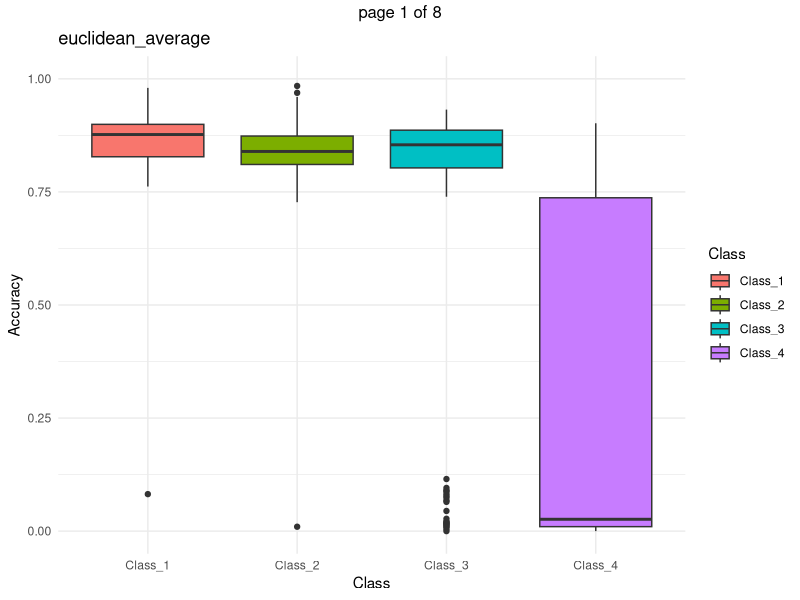
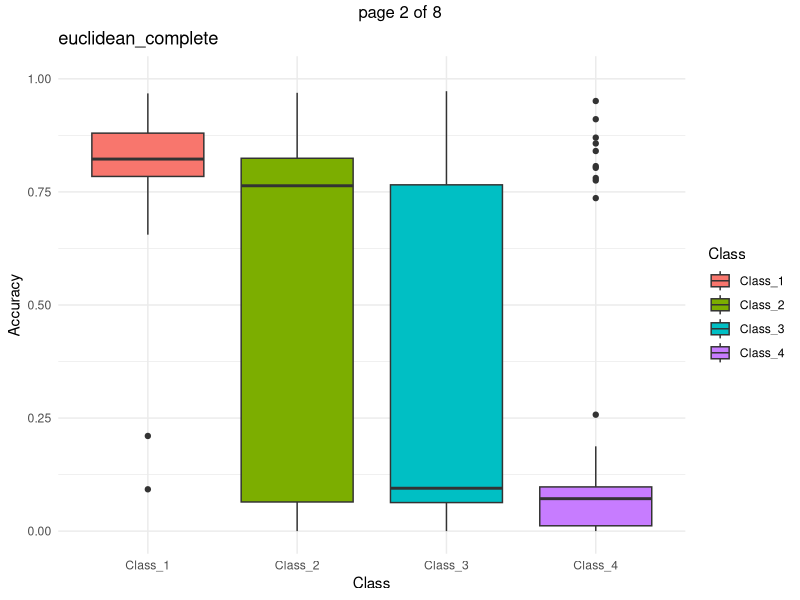
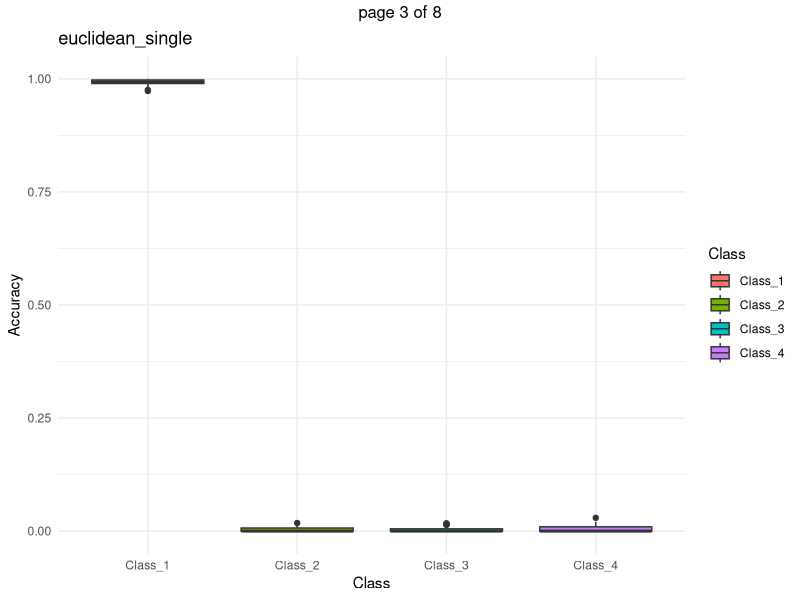
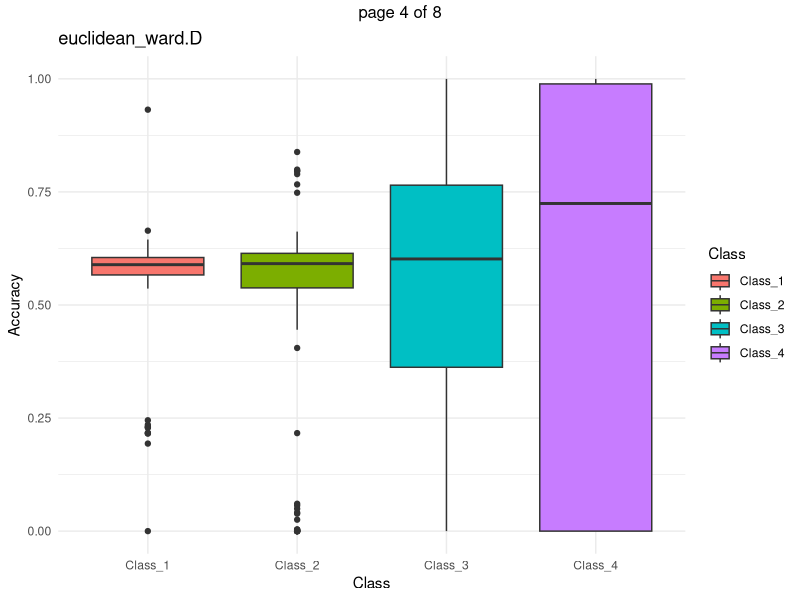
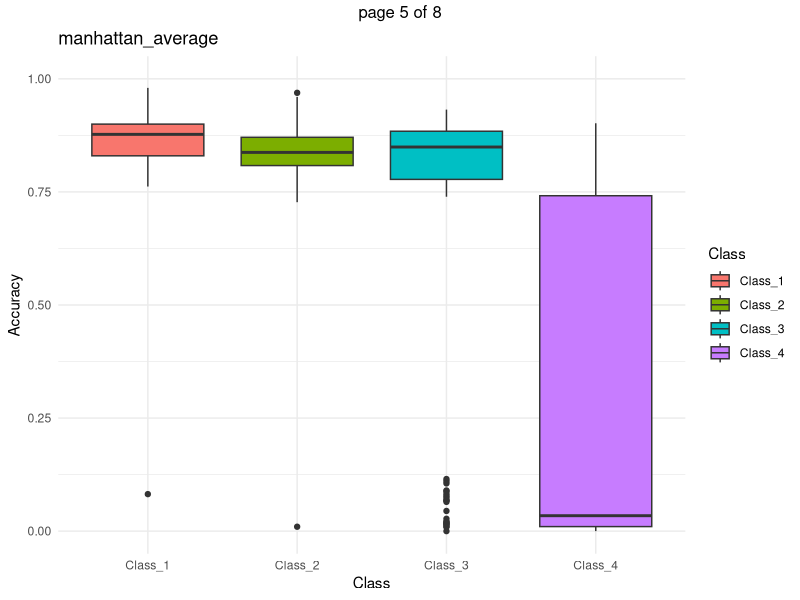
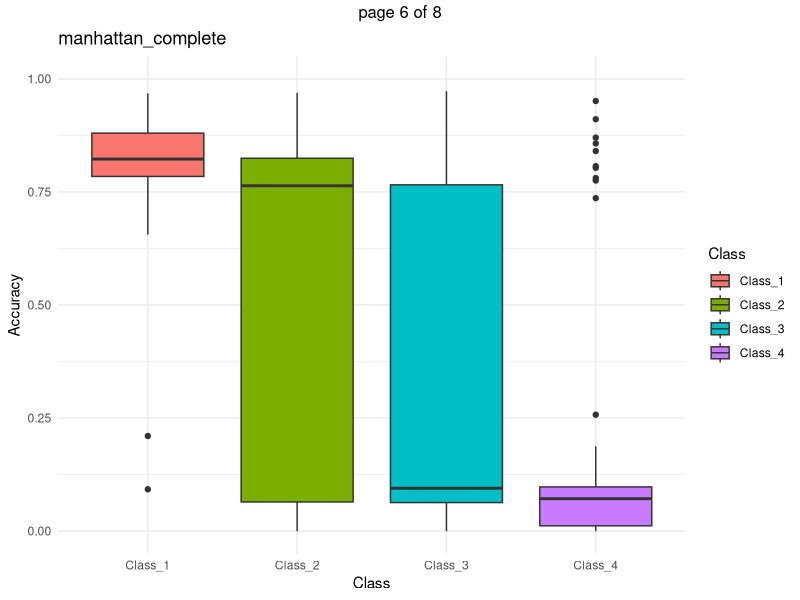
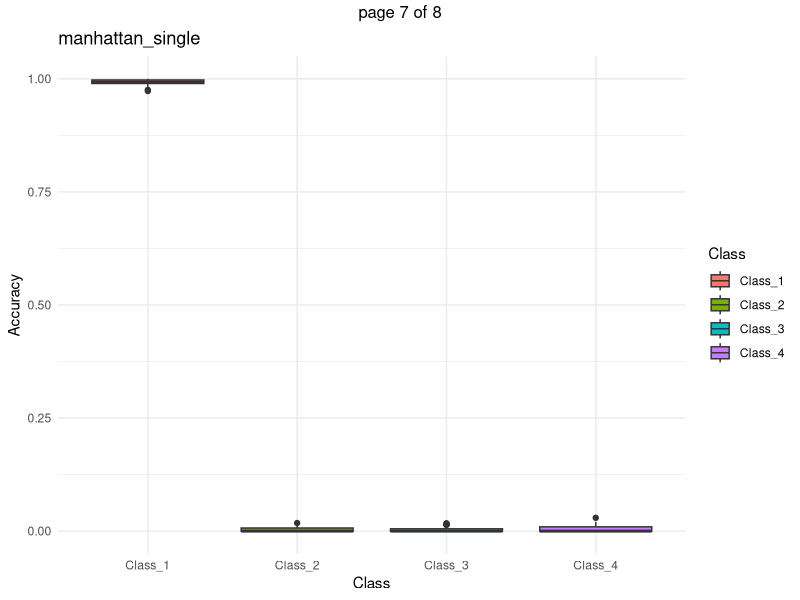
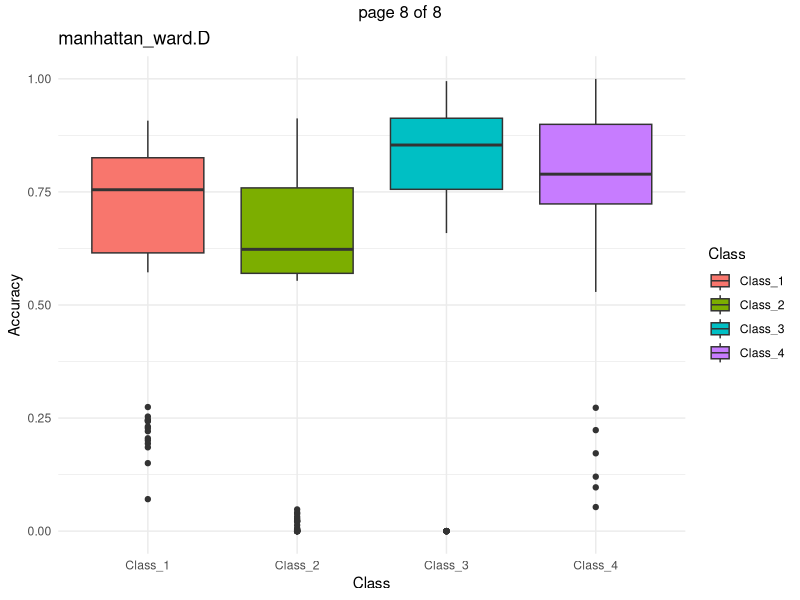

The R source for these figures, in order:
library(dplyr)
library(tidyverse)
library(gridExtra)

set.seed(10)

samplesize <- 1000
nitems <- 5
n_datasets <- 100

##class membership probability vector
pop_distribution_classes <- c(.4, .3, .2, .1)
print(cumsum(pop_distribution_classes))

population_response_probability_model <- rbind(rep(0.9, 5), 
                                               c(rep(0.1, 3), 
                                                 rep(0.9, 2)),
                                               c(rep(0.9, 3), 
                                                 rep(0.1, 2)), 
                                               rep(0.1,5))

#make a list to store sim matrixes 
sim_data_list <- vector(mode="list", length=n_datasets)

sim_matrix <- matrix(NA,
                     ncol = 1+nitems,
                     nrow = samplesize)
col_names <- c("Class")

col_names <- append(col_names,paste0("Item_", 1:5))

colnames(sim_matrix) <- col_names

## Randomly Generates n_datasets according to the population distribution 
for (j in 1:n_datasets) {
  for (i in 1:samplesize) {
    tmp1 <- runif(n=1)
    ###   print(tmp1)
    class <- match(TRUE, tmp1 < cumsum(pop_distribution_classes))
    
    observation_data <- runif(n = 5)
    observation_data_coded <- c(0,5)
    
    for ( x in 1:length(observation_data)){
      if (observation_data[x] < population_response_probability_model[class, x]){
        observation_data_coded[x] = 1
      } else {
        observation_data_coded[x] = 2
      }
    }
    
    sim_matrix[i, ] <- c(class, observation_data_coded)
    ### print(simdata.mat)
  }
## Save the simulated data into a list of datasets
sim_data_list[[j]] <- data.frame(sim_matrix)
}


hierarchical_clustering <- function(sim_datasets, 
                                    distance_measures, 
                                    linkage_methods, 
                                    n_classes = 4, 
                                    n_datasets) {
  results <- list()
  
  for (distance in distance_measures){
    for (linkage in linkage_methods) {
      combo_name <- paste(distance, linkage, sep = "_")
      
      accuracy_mat <- matrix(
        NA_real_,
        nrow = length(sim_datasets),
        ncol = n_classes
      )
      
      colnames(accuracy_mat) <- paste0("Class_", seq_len(n_classes))
      
      for (i in 1:n_datasets) {
        
        dist_matrix <- dist(sim_datasets[[i]][, -1], method = distance)
        hc <- hclust(dist_matrix, method = linkage)
        memberships <- cutree(hc, n_classes)
        
        accuracy_df <- table(sim_datasets[[i]][, 1], memberships)
        
        max_df <- apply(accuracy_df, 2, max)
        rankings <- names(sort(max_df, decreasing = TRUE))
        
        reordered_accuracy_df <- accuracy_df[, rankings[seq_len(n_classes)], drop = FALSE]
        
        correct <- diag(as.matrix(reordered_accuracy_df))
        true_totals <- table(sim_datasets[[i]][, 1])
        
        clustering_accuracy_score <- ifelse(
          true_totals == 0,
          0.00,
          correct / true_totals
        )
        
        accuracy_mat[i, ] <- clustering_accuracy_score
      }
      
      results[[combo_name]] <- as.data.frame(accuracy_mat)
      }
    }
  return(results)
}


distance_measures <- c("euclidean", "manhattan")
linkage_methods <- c("average", "complete", "single", "ward.D")

hierchical_results <- hierarchical_clustering (
  sim_datasets = sim_data_list,
  distance_measures = distance_measures,
  linkage_methods = linkage_methods,
  n_datasets = n_datasets
)

all_results <- bind_rows(
  lapply(names(hierchical_results), function(name) {
    df <- hierchical_results[[name]]
    df$Method <- name
    df$Dataset <- seq_len(nrow(df))
    return(df)
  })
)

all_long <- all_results %>%
  pivot_longer(
    cols = starts_with("Class_"),
    names_to = "Class",
    values_to = "Accuracy"
  )

all_plots <- lapply(unique(all_long$Method), function(m) {
  df <- subset(all_long, Method == m)
  
  ggplot(df, aes(x = Class, y = Accuracy, fill = Class)) +
    geom_boxplot(na.rm = TRUE) +
    labs(title = m) +
    theme_minimal() +
    scale_y_continuous(limits = c(0, 1))
})

# Save all plots into one multi-page PDF
ggsave("hierarchical_accuracy_all.pdf",
       marrangeGrob(all_plots, nrow = 1, ncol = 1),
       width = 8, height = 6)

summary_stats <- all_long |> 
  group_by(Method, Class) |>
  summarise(
    mean  = mean(Accuracy, na.rm = TRUE),
    median  = median(Accuracy, na.rm = TRUE),
    sd    = sd(Accuracy, na.rm = TRUE),
    min   = min(Accuracy, na.rm = TRUE),
    max   = max(Accuracy, na.rm = TRUE),
    .groups = "drop"
  )
